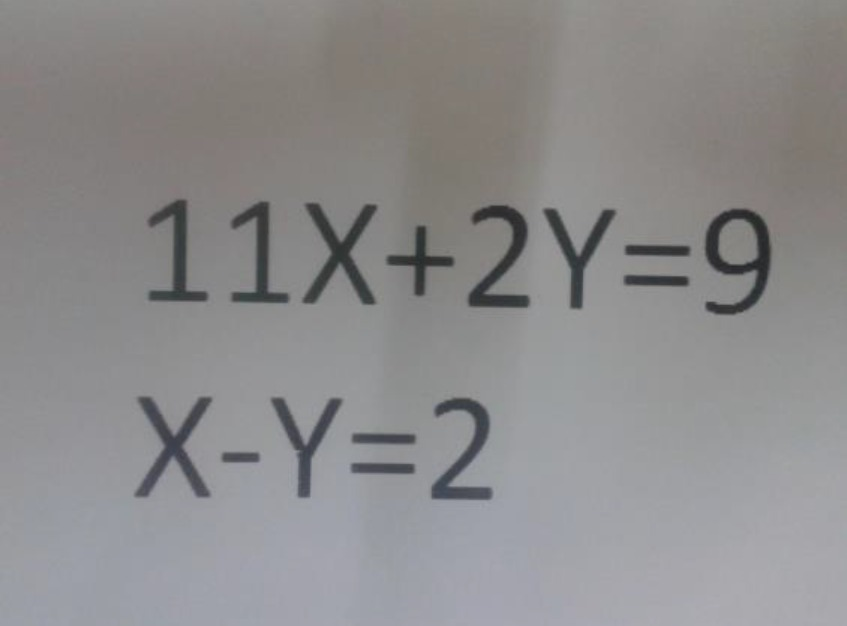
#> input picture ACM_Image_Processing/Image_Processing_Contour_Implementation/Equation_Image.jpeg, 847 x 626 px
$ jupyter execute Contours_Implementation.ipynb
#> lines starting #> are read from the running program, lines starting #| are printed output that depends on the picture; after the words box and inside, x2 and y2 are one past the last pixel; in counts of white or black regions, pixels touching at a corner belong together
[cell 1]
import cv2 as cv
import matplotlib.pyplot as plt

img = cv.imread('Equation_Image.jpeg', 0)
#> img: shape (626, 847); min 37, max 174, mean 140.1
plt.imshow(img, cmap='Greys')

[cell 2]
histg = cv.calcHist([img],[0],None,[256],[0,256])
#> histg = 256 values, max 19664 at index 126, min 0 at index 0, mean 2071.2
plt.plot(histg)
plt.show()
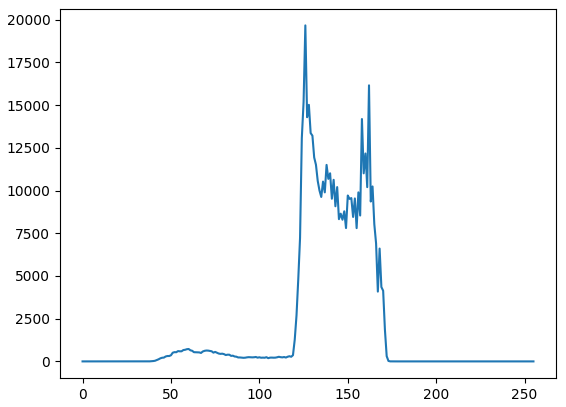
#> figure drawn by matplotlib, 1 panel; curve peaks at x = 126, y = 19664

[cell 3]
import numpy as np

length, width = (img.shape)
#> length = 626; width = 847
img_new = np.zeros((length, width), dtype='uint8')

for i in range(length):                                     #applying binarization
    for j in range(width):                                  #from the histogram, 100 seems like a good threshold
        if img[i][j] > 100:
            img_new[i][j] = 255
        else:
            img_new[i][j] = 0
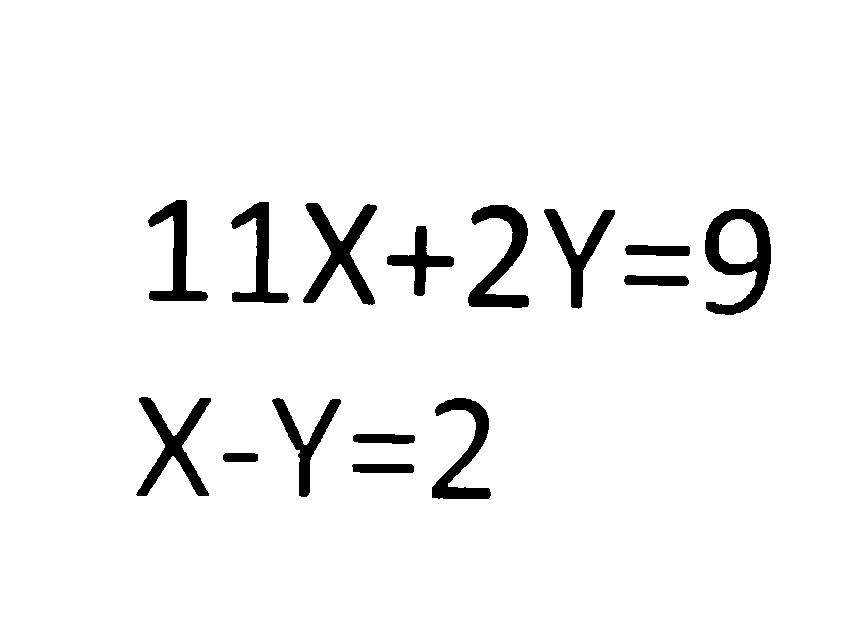
#> img_new: shape (626, 847); 95.3% white; 15 black regions

plt.imshow(img_new, cmap='Greys')

[cell 4]
contours, hierarchy = cv.findContours(img_new,cv.RETR_TREE,cv.CHAIN_APPROX_SIMPLE)
print(len(contours))                                              # printing the total number of contours
#| 17
img_3d = cv.cvtColor(img_new,cv.COLOR_GRAY2RGB)
#> img_3d: shape (626, 847, 3); 95.3% white; 15 black regions, largest, box (x1, y1, x2, y2) and area: (705, 209, 771, 315) 3057, (303, 203, 377, 305) 2758, (468, 205, 529, 308) 2547
cv.drawContours(img_3d, contours, -1, (0,255,0), 3)               # Drawing all the contours
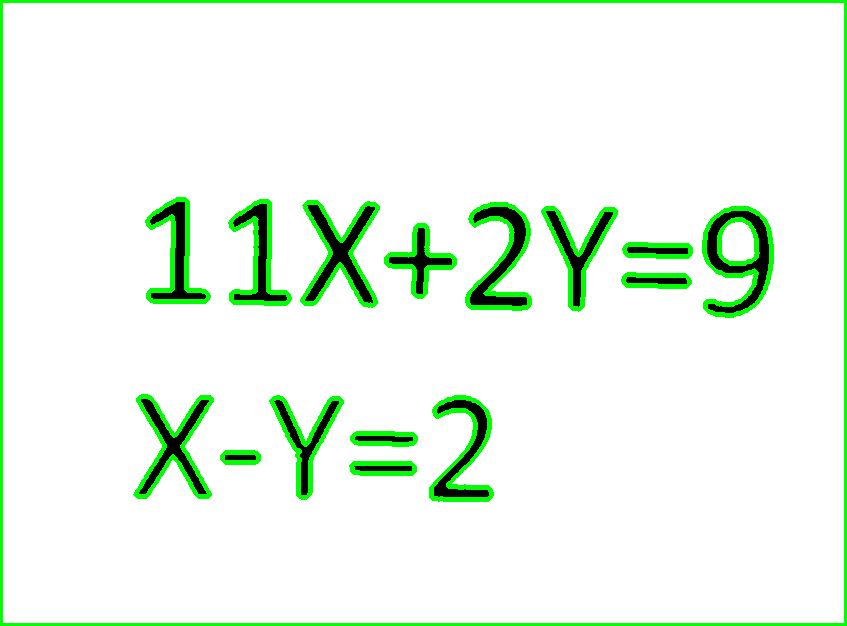
#> img_3d: shape (626, 847, 3); mean B, G, R 232.7, 247.1, 232.7
plt.imshow(img_3d, cmap = 'Greys')

[cell 5]
x,y,w,h = cv.boundingRect(contours[15])
#> x = 230; y = 201; w = 60; h = 103
im = cv.rectangle(img_new,(x,y),(x+w,y+h),(0,255,0),2)   #drawing the bounding rectangle for a random contour
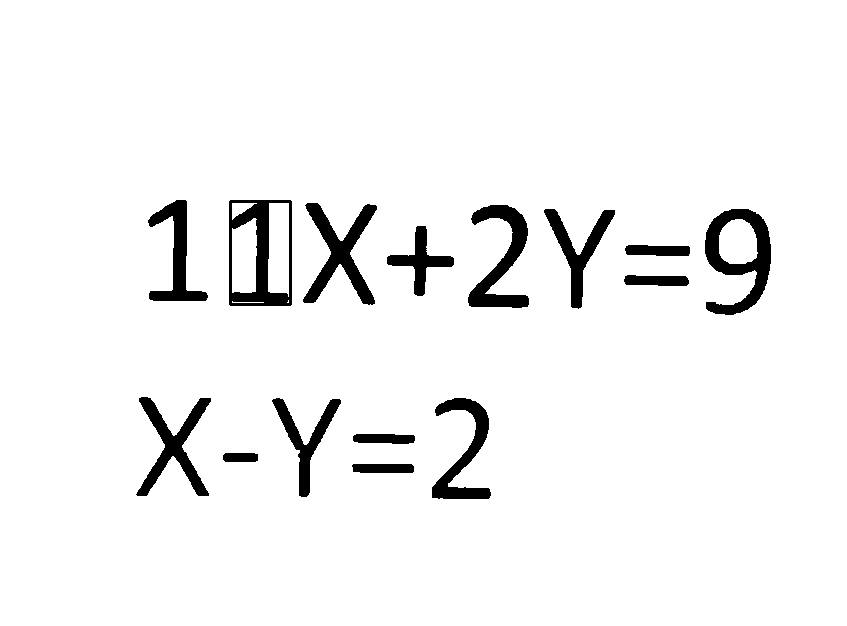
#> img_new: shape (626, 847); 95.2% white; 15 black regions, largest, box (x1, y1, x2, y2) and area: (705, 209, 771, 315) 3057, (229, 200, 292, 306) 2920, (303, 203, 377, 305) 2758
plt.imshow(im, cmap = 'Greys')

[cell 6]
for i in range(1, 17):
    x,y,w,h = cv.boundingRect(contours[i])                   #printing all the images of the bouding rectanges
    im = cv.rectangle(img_new,(x,y),(x+w,y+h),(0,255,0),2)
    plt.imshow(im[y:y+h,x:x+w], cmap = 'Greys')
    plt.show()
#> this loop made 16 passes
#> pass 1, `plt.show()`:
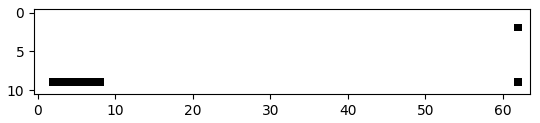
#> figure drawn by matplotlib, 1 panel
#> pass 2, `plt.show()`:
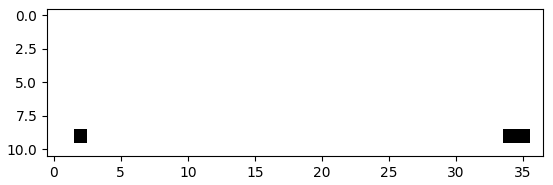
#> figure drawn by matplotlib, 1 panel
#> after the loop:
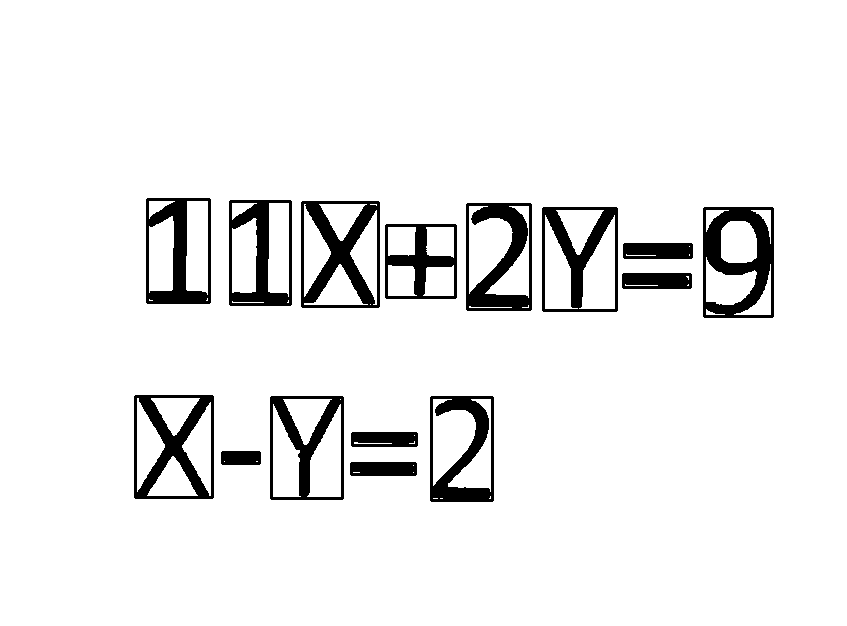
#> img_new: shape (626, 847); 93.1% white; 15 black regions, largest, box (x1, y1, x2, y2) and area: (703, 207, 774, 318) 4161, (301, 201, 380, 308) 3820, (466, 203, 532, 311) 3527

Clearly we can see that some images of the equal, and minus signs are not clear
so we skip them

so we skip the first 3, the 7th, 8th iteration

the 11th iteration is the inside loop of the number 9, which is again not needed

[cell 7]
for i in range(4, 17):
    if (i == 7) or (i == 8) or (i == 11):
        continue
    x,y,w,h = cv.boundingRect(contours[i])                               # printing all the numbers and variables
    im = cv.rectangle(img_new,(x,y),(x+w,y+h),(0,255,0),2)
    plt.imshow(im[y:y+h,x:x+w], cmap = 'Greys')
    plt.show()
#> this loop made 13 passes
#> pass 1, `plt.show()`:
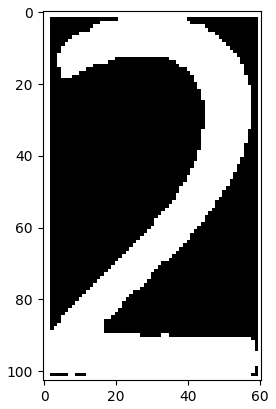
#> figure drawn by matplotlib, 1 panel
#> pass 2, `plt.show()`:
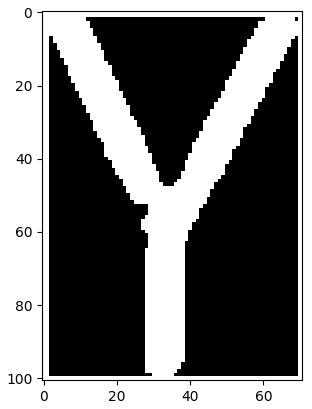
#> figure drawn by matplotlib, 1 panel
